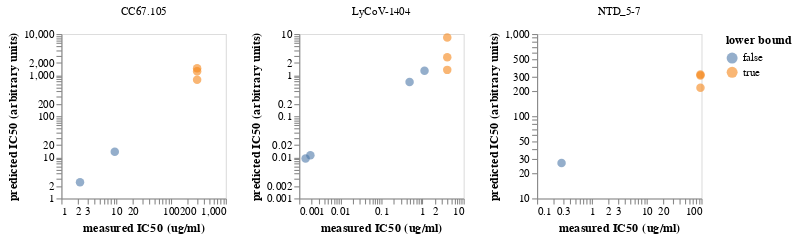

Notebook source saved alongside this figure:
### Markdown cell above
Now plot the results.
We will plot the **median** across the replicate `polyclonal` fits to different deep mutational scanning replicates.
This is an interactive plot that you can mouse over for details:

### Code cell
corr_chart = (
    alt.Chart(validation_vs_prediction)
    .encode(
        x=alt.X(
            "measured IC50",
            title="measured IC50 (ug/ml)",
            scale=alt.Scale(type="log"),
        ),
        y=alt.Y(
            "median_IC50",
            title="predicted IC50 (arbitrary units)",
            scale=alt.Scale(type="log"),
        ),
        facet=alt.Facet("antibody", columns=4, title=None),
        color=alt.Color("lower_bound", title="lower bound"),
        tooltip=[
            alt.Tooltip(c, format=".3g") if validation_vs_prediction[c].dtype == float
            else c
            for c in validation_vs_prediction.columns.tolist()
        ],
    )
    .mark_circle(filled=True, size=60, opacity=0.6)
    .configure_axis(grid=False)
    .resolve_scale(y="independent", x="independent")
    .properties(width=150, height=150)
)

corr_chart

### Figure 1 — Vega-Lite specification as saved in the notebook (floating-point values rounded to 4 significant figures)
{"config": {"view": {"continuousWidth": 400, "continuousHeight": 300}, "axis": {"grid": false}}, "data": {"name": "data-b2362c6b0181a37923862d9abd394aa8"}, "mark": {"type": "circle", "filled": true, "opacity": 0.6, "size": 60}, "encoding": {"color": {"field": "lower_bound", "title": "lower bound", "type": "nominal"}, "facet": {"columns": 4, "field": "antibody", "title": null, "type": "nominal"}, "tooltip": [{"field": "antibody", "type": "nominal"}, {"field": "aa_substitutions", "type": "nominal"}, {"field": "measured IC50", "format": ".3g", "type": "quantitative"}, {"field": "lower_bound", "type": "nominal"}, {"field": "mean_IC50", "format": ".3g", "type": "quantitative"}, {"field": "median_IC50", "format": ".3g", "type": "quantitative"}, {"field": "std_IC50", "format": ".3g", "type": "quantitative"}, {"field": "n_models", "type": "quantitative"}, {"field": "frac_models", "format": ".3g", "type": "quantitative"}], "x": {"field": "measured IC50", "scale": {"type": "log"}, "title": "measured IC50 (ug/ml)", "type": "quantitative"}, "y": {"field": "median_IC50", "scale": {"type": "log"}, "title": "predicted IC50 (arbitrary units)", "type": "quantitative"}}, "height": 150, "resolve": {"scale": {"x": "independent", "y": "independent"}}, "width": 150, "$schema": "https://vega.github.io/schema/vega-lite/v5.2.0.json", "datasets": {"data-b2362c6b0181a37923862d9abd394aa8": [{"antibody": "CC67.105", "aa_substitutions": "", "measured IC50": 2.19, "lower_bound": false, "mean_IC50": 2.466, "median_IC50": 2.466, "std_IC50": 0.2008, "n_models": 2, "frac_models": 1.0}, {"antibody": "CC67.105", "aa_substitutions": "D1146N", "measured IC50": 300.0, "lower_bound": true, "mean_IC50": 1469.0, "median_IC50": 1469.0, "std_IC50": 649.0, "n_models": 2, "frac_models": 1.0}, {"antibody": "CC67.105", "aa_substitutions": "D1153Y", "measured IC50": 300.0, "lower_bound": true, "mean_IC50": 1233.0, "median_IC50": 1233.0, "std_IC50": 900.7, "n_models": 2, "frac_models": 1.0}, {"antibody": "CC67.105", "aa_substitutions": "D1163R", "measured IC50": 9.43, "lower_bound": false, "mean_IC50": 13.65, "median_IC50": 13.65, "std_IC50": 0.08447, "n_models": 2, "frac_models": 1.0}, {"antibody": "CC67.105", "aa_substitutions": "F1156L", "measured IC50": 300.0, "lower_bound": true, "mean_IC50": 768.1, "median_IC50": 768.1, "std_IC50": 281.6, "n_models": 2, "frac_models": 1.0}, {"antibody": "LyCoV-1404", "aa_substitutions": "", "measured IC50": 0.00187, "lower_bound": false, "mean_IC50": 0.01472, "median_IC50": 0.01123, "std_IC50": 0.008491, "n_models": 4, "frac_models": 1.0}, {"antibody": "LyCoV-1404", "aa_substitutions": "F486L", "measured IC50": 0.00143, "lower_bound": false, "mean_IC50": 0.01196, "median_IC50": 0.009337, "std_IC50": 0.007061, "n_models": 4, "frac_models": 1.0}, {"antibody": "LyCoV-1404", "aa_substitutions": "G447D", "measured IC50": 4.0, "lower_bound": true, "mean_IC50": 21.31, "median_IC50": 8.214, "std_IC50": 28.78, "n_models": 4, "frac_models": 1.0}, {"antibody": "LyCoV-1404", "aa_substitutions": "K444N", "measured IC50": 4.0, "lower_bound": true, "mean_IC50": 6.623, "median_IC50": 1.338, "std_IC50": 11.13, "n_models": 4, "frac_models": 1.0}, {"antibody": "LyCoV-1404", "aa_substitutions": "N439Y", "measured IC50": 1.12, "lower_bound": false, "mean_IC50": 6.436, "median_IC50": 1.279, "std_IC50": 11.18, "n_models": 4, "frac_models": 1.0}, {"antibody": "LyCoV-1404", "aa_substitutions": "P499H", "measured IC50": 4.0, "lower_bound": true, "mean_IC50": 43.62, "median_IC50": 2.72, "std_IC50": 82.63, "n_models": 4, "frac_models": 1.0}, {"antibody": "LyCoV-1404", "aa_substitutions": "S446T", "measured IC50": 0.485, "lower_bound": false, "mean_IC50": 1.279, "median_IC50": 0.6746, "std_IC50": 1.431, "n_models": 4, "frac_models": 1.0}, {"antibody": "NTD_5-7", "aa_substitutions": "", "measured IC50": 0.28, "lower_bound": false, "mean_IC50": 26.91, "median_IC50": 26.91, "std_IC50": 1.836, "n_models": 2, "frac_models": 1.0}, {"antibody": "NTD_5-7", "aa_substitutions": "G103F", "measured IC50": 96.0, "lower_bound": true, "mean_IC50": 222.1, "median_IC50": 222.1, "std_IC50": 49.37, "n_models": 2, "frac_models": 1.0}, {"antibody": "NTD_5-7", "aa_substitutions": "L176K", "measured IC50": 96.0, "lower_bound": true, "mean_IC50": 320.5, "median_IC50": 320.5, "std_IC50": 85.77, "n_models": 2, "frac_models": 1.0}, {"antibody": "NTD_5-7", "aa_substitutions": "S172N", "measured IC50": 96.0, "lower_bound": true, "mean_IC50": 312.4, "median_IC50": 312.4, "std_IC50": 109.7, "n_models": 2, "frac_models": 1.0}]}}
